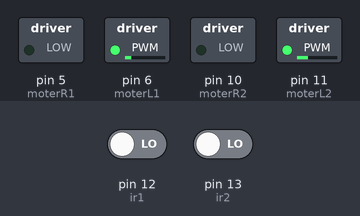
This sketch was run on a simulated Arduino Uno, built with avr-gcc and run on an emulated ATmega328P. Shown: switched loads named in the sketch (green lamp = pin HIGH). The inputs (shaded band) are chosen by the test bench; at power-on: pin 12 (ir1) LOW, pin 13 (ir2) LOW.

Above: at 1.2 s.
1.3 s: pin 12 (ir1) driven HIGH
At 2.2 s:
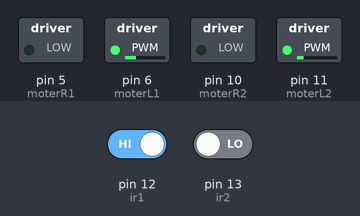
2.8 s: pin 13 (ir2) driven HIGH
At 3.5 s:
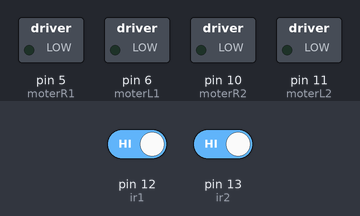
4.4 s: pin 13 (ir2) driven LOW
At 6.1 s:
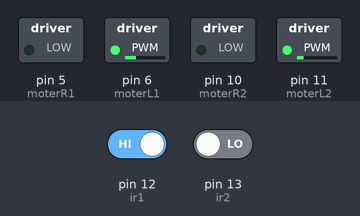
6.4 s: pin 12 (ir1) driven LOW
At 7.4 s:
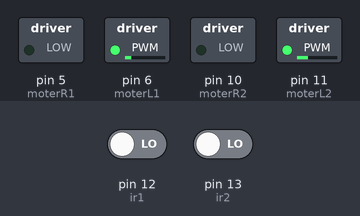
Timing chart, 0 to 9.0 s (numbered marks = the images above; inputs shaded):
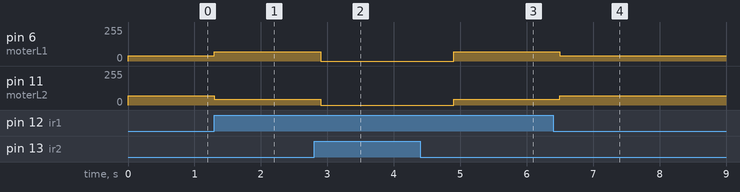

Measured:
- after the input at 1.3 s, pin 6 (moterL1): 40/255 → 70/255 at once; pin 11 (moterL2): 70/255 → 42/255 at once
- after the input at 2.8 s, pin 6 (moterL1): 70/255 → 0/255 after 0.10 s; pin 11 (moterL2): 42/255 → 0/255 after 0.10 s
- after the input at 4.4 s, pin 6 (moterL1): 0/255 → 70/255 after 0.50 s; pin 11 (moterL2): 0/255 → 42/255 after 0.50 s
- after the input at 6.4 s, pin 6 (moterL1): 70/255 → 40/255 after 0.10 s; pin 11 (moterL2): 42/255 → 70/255 after 0.10 s

The sketch:

Line_Follower_Using_IR_Sensor.ino
```cpp
#define ir1 12
#define ir2 13
int moterR1 = 5;
int moterL1 = 6;
int moterR2 = 10;
int moterL2 = 11;
void setup() {
  Serial.begin(9600);
  pinMode(ir1, INPUT);
  pinMode(ir2, INPUT);
  pinMode(moterR1, OUTPUT);
  pinMode(moterL1, OUTPUT);
  pinMode(moterR2, OUTPUT);
  pinMode(moterL2, OUTPUT);
}
void moveLeft()
{
  analogWrite(moterR1, 0); //Right Motor backward
  analogWrite(moterL1, 70); //Right Motor forward
  analogWrite(moterR2, 0);  //Left Motor backward
  analogWrite(moterL2, 42);//Left Motor forward
  delay(200);
}

void moveRight()
{
  analogWrite(moterR1, 0); //Right Motor backward
  analogWrite(moterL1, 25); //Right Motor forward
  analogWrite(moterR2, 0);  //Left Motor backward
  analogWrite(moterL2, 115);//Left Motor forward
  delay(200);
}
void moveForward()
{
  analogWrite(moterR1, 0); //Right Motor backward
  analogWrite(moterL1, 40); //Right Motor forward
  analogWrite(moterR2, 0);  //Left Motor backward
  analogWrite(moterL2, 70);//Left Motor forward
}
void stopping()
{
  analogWrite(moterR1, 0); //Right Motor backward
  analogWrite(moterL1, 0); //Right Motor forward
  analogWrite(moterR2, 0);  //Left Motor backward
  analogWrite(moterL2, 0);//Left Motor forward
  delay(1000);
}
void loop() {
  int i1, i2;
  i1 = digitalRead(ir1);
  i2 = digitalRead(ir2);
  //Serial.print(i1);
  //Serial.print(i2);
  //Serial.println();

  if (i1 == 1 && i2 == 0)
  {
    moveLeft();
  }
  if (i1 == 0 && i2 == 1)
  {
    moveRight();
  }
  if (i1 == 0 && i2 == 0)
  {
    moveForward();
  }
  if (i1 == 1 && i2 == 1)
  {
    stopping();
  }
}
```
